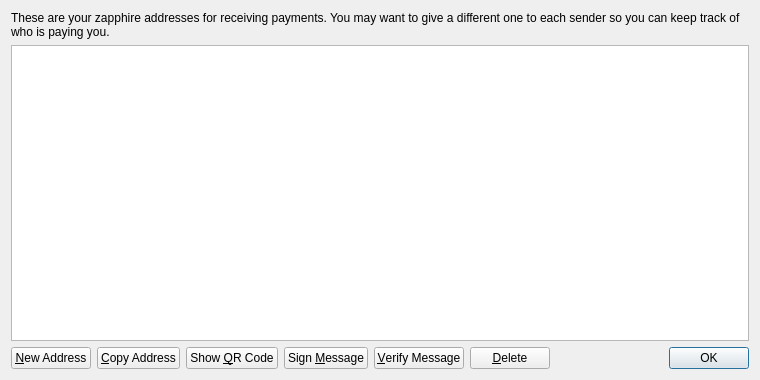
<?xml version="1.0" encoding="UTF-8"?>
<ui version="4.0">
 <class>AddressBookPage</class>
 <widget class="QWidget" name="AddressBookPage">
  <property name="geometry">
   <rect>
    <x>0</x>
    <y>0</y>
    <width>760</width>
    <height>380</height>
   </rect>
  </property>
  <property name="windowTitle">
   <string>Address Book</string>
  </property>
  <layout class="QVBoxLayout" name="verticalLayout">
   <item>
    <widget class="QLabel" name="labelExplanation">
     <property name="text">
      <string>These are your zapphire addresses for receiving payments. You may want to give a different one to each sender so you can keep track of who is paying you.</string>
     </property>
     <property name="textFormat">
      <enum>Qt::PlainText</enum>
     </property>
     <property name="wordWrap">
      <bool>true</bool>
     </property>
    </widget>
   </item>
   <item>
    <widget class="QTableView" name="tableView">
     <property name="contextMenuPolicy">
      <enum>Qt::CustomContextMenu</enum>
     </property>
     <property name="toolTip">
      <string>Double-click to edit address or label</string>
     </property>
     <property name="tabKeyNavigation">
      <bool>false</bool>
     </property>
     <property name="alternatingRowColors">
      <bool>true</bool>
     </property>
     <property name="selectionMode">
      <enum>QAbstractItemView::SingleSelection</enum>
     </property>
     <property name="selectionBehavior">
      <enum>QAbstractItemView::SelectRows</enum>
     </property>
     <property name="sortingEnabled">
      <bool>true</bool>
     </property>
     <attribute name="verticalHeaderVisible">
      <bool>false</bool>
     </attribute>
    </widget>
   </item>
   <item>
    <layout class="QHBoxLayout" name="horizontalLayout">
     <item>
      <widget class="QPushButton" name="newAddressButton">
       <property name="toolTip">
        <string>Create a new address</string>
       </property>
       <property name="text">
        <string>&amp;New Address</string>
       </property>
       <property name="icon">
        <iconset resource="../bitcoin.qrc">
         <normaloff>:/icons/add</normaloff>:/icons/add</iconset>
       </property>
      </widget>
     </item>
     <item>
      <widget class="QPushButton" name="copyToClipboard">
       <property name="toolTip">
        <string>Copy the currently selected address to the system clipboard</string>
       </property>
       <property name="text">
        <string>&amp;Copy Address</string>
       </property>
       <property name="icon">
        <iconset resource="../bitcoin.qrc">
         <normaloff>:/icons/editcopy</normaloff>:/icons/editcopy</iconset>
       </property>
      </widget>
     </item>
     <item>
      <widget class="QPushButton" name="showQRCode">
       <property name="text">
        <string>Show &amp;QR Code</string>
       </property>
       <property name="icon">
        <iconset resource="../bitcoin.qrc">
         <normaloff>:/icons/qrcode</normaloff>:/icons/qrcode</iconset>
       </property>
      </widget>
     </item>
     <item>
      <widget class="QPushButton" name="signMessage">
       <property name="toolTip">
        <string>Sign a message to prove you own a zapphire address</string>
       </property>
       <property name="text">
        <string>Sign &amp;Message</string>
       </property>
       <property name="icon">
        <iconset resource="../bitcoin.qrc">
         <normaloff>:/icons/edit</normaloff>:/icons/edit</iconset>
       </property>
      </widget>
     </item>
     <item>
      <widget class="QPushButton" name="verifyMessage">
       <property name="toolTip">
        <string>Verify a message to ensure it was signed with a specified zapphire address</string>
       </property>
       <property name="text">
        <string>&amp;Verify Message</string>
       </property>
       <property name="icon">
        <iconset resource="../bitcoin.qrc">
         <normaloff>:/icons/transaction_0</normaloff>:/icons/transaction_0</iconset>
       </property>
      </widget>
     </item>
     <item>
      <widget class="QPushButton" name="deleteButton">
       <property name="toolTip">
        <string>Delete the currently selected address from the list</string>
       </property>
       <property name="text">
        <string>&amp;Delete</string>
       </property>
       <property name="icon">
        <iconset resource="../bitcoin.qrc">
         <normaloff>:/icons/remove</normaloff>:/icons/remove</iconset>
       </property>
      </widget>
     </item>
     <item>
      <spacer name="horizontalSpacer">
       <property name="orientation">
        <enum>Qt::Horizontal</enum>
       </property>
       <property name="sizeHint" stdset="0">
        <size>
         <width>40</width>
         <height>20</height>
        </size>
       </property>
      </spacer>
     </item>
     <item>
      <widget class="QDialogButtonBox" name="buttonBox">
       <property name="sizePolicy">
        <sizepolicy hsizetype="Maximum" vsizetype="Fixed">
         <horstretch>0</horstretch>
         <verstretch>0</verstretch>
        </sizepolicy>
       </property>
       <property name="standardButtons">
        <set>QDialogButtonBox::Ok</set>
       </property>
      </widget>
     </item>
    </layout>
   </item>
  </layout>
 </widget>
 <resources>
  <include location="../bitcoin.qrc"/>
 </resources>
 <connections/>
</ui>
